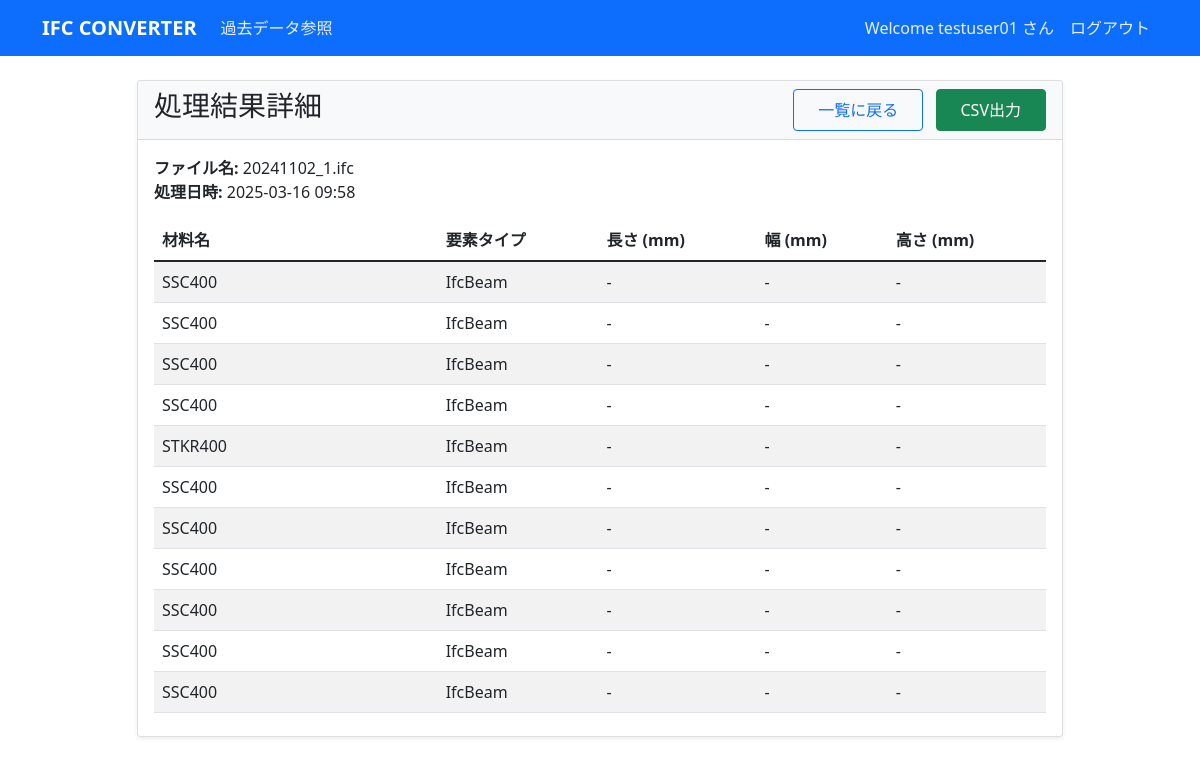
The page /results/1 (signed in) on the database its author committed.
### models.py (models this page shows, shortened)
class User(UserMixin, db.Model):
    id = db.Column(db.Integer, primary_key=True)
    username = db.Column(db.String(64), unique=True, nullable=False)
    email = db.Column(db.String(120), unique=True, nullable=False)
    password_hash = db.Column(db.String(256))

class IFCFile(db.Model):
    id = db.Column(db.Integer, primary_key=True)
    filename = db.Column(db.String(255), nullable=False)
    user_id = db.Column(db.Integer, db.ForeignKey('user.id'), nullable=False)
    upload_date = db.Column(db.DateTime, nullable=False)
    processed = db.Column(db.Boolean, default=False)
    results = db.relationship('ProcessResult', backref='ifc_file', lazy=True)

class ProcessResult(db.Model):
    id = db.Column(db.Integer, primary_key=True)
    ifc_file_id = db.Column(db.Integer, db.ForeignKey('ifc_file.id'), nullable=False)
    user_id = db.Column(db.Integer, db.ForeignKey('user.id'), nullable=False)
    processing_date = db.Column(db.DateTime, nullable=False, default=datetime.utcnow)
    material_data = db.Column(db.Text, nullable=False)  # JSON形式で材料データを保存
    def get_material_data(self):
        return json.loads(self.material_data)

### routes.py (the view)
@main_bp.route('/results/<int:result_id>')
@login_required
def view_result(result_id):
    result = ProcessResult.query.filter_by(
        id=result_id,
        user_id=current_user.id
    ).first_or_404()
    return render_template('result_detail.html', result=result)

### app.py (called while the page is built)
@login_manager.user_loader
def load_user(user_id):
    from models import User
    return User.query.get(int(user_id))

### templates/result_detail.html (shortened to what this page needs)
{% extends "base.html" %}
{% block content %}
<div class="row justify-content-center">
    <div class="col-md-10">
        <div class="card">
            <div class="card-header d-flex justify-content-between align-items-center">
                <h3>処理結果詳細</h3>
                <div>
                    <a href="{{ url_for('main.view_results') }}" class="btn btn-outline-primary me-2">一覧に戻る</a>
                    <form method="POST" action="{{ url_for('main.download_csv') }}" class="d-inline">
                        <button type="submit" class="btn btn-success">CSV出力</button>
                    </form>
                </div>
            </div>
            <div class="card-body">
                <div class="mb-3">
                    <strong>ファイル名:</strong> {{ result.ifc_file.filename }}<br>
                    <strong>処理日時:</strong> {{ result.processing_date.strftime('%Y-%m-%d %H:%M') }}
                </div>
                <div class="table-responsive">
                    <table class="table table-striped">
                        <thead>
                            <tr>
                                <th>材料名</th>
                                <th>要素タイプ</th>
                                <th>長さ (mm)</th>
                                <th>幅 (mm)</th>
                                <th>高さ (mm)</th>
                            </tr>
                        </thead>
                        <tbody>
                            {% for material in result.get_material_data() %}
                            <tr>
                                <td>{{ material.name or '-' }}</td>
                                <td>{{ material.element_type or '-' }}</td>
                                <td>{{ "%.2f"|format(material.length) if material.length else '-' }}</td>
                                <td>{{ "%.2f"|format(material.width) if material.width else '-' }}</td>
                                <td>{{ "%.2f"|format(material.height) if material.height else '-' }}</td>
                            </tr>
                            {% endfor %}
                        </tbody>
                    </table>
                </div>
            </div>
        </div>
    </div>
</div>
{% endblock %}

### templates/base.html (shortened to what this page needs)
<!DOCTYPE html>
<html lang="ja">
<head>
    <link href="https://cdn.jsdelivr.net/npm/bootstrap@5.1.3/dist/css/bootstrap.min.css" rel="stylesheet">
    <link href="{{ url_for('static', filename='css/custom.css') }}" rel="stylesheet">
</head>
<body>
    <nav class="navbar navbar-expand-lg navbar-dark bg-primary">
        <div class="container">
            <a class="navbar-brand fw-bold" href="{{ url_for('main.index') }}">IFC CONVERTER</a>
            <div class="collapse navbar-collapse" id="navbarNav">
                <ul class="navbar-nav">
                    {% if current_user.is_authenticated %}
                    <li class="nav-item">
                        <a class="nav-link" href="{{ url_for('main.view_results') }}">過去データ参照</a>
                    </li>
                    {% endif %}
                </ul>
                <ul class="navbar-nav ms-auto">
                    {% if current_user.is_authenticated %}
                    <li class="nav-item">
                        <span class="nav-link text-light">Welcome {{ current_user.username }} さん</span>
                    </li>
                    <li class="nav-item">
                        <a class="nav-link" href="{{ url_for('auth.logout') }}">ログアウト</a>
                    </li>
                    {% endif %}
                </ul>
            </div>
        </div>
    </nav>
    <div class="container mt-4">
        {% block content %}{% endblock %}
    </div>
</body>
</html>

### static/css/custom.css (style rules this page uses)
body { background-color: #ffffff; }
.card { margin-bottom: 2rem; border: 1px solid rgba(0, 0, 0, 0.125); box-shadow: 0 0.125rem 0.25rem rgba(0, 0, 0, 0.075); }
.card-header { background-color: #f8f9fa; border-bottom: 1px solid rgba(0, 0, 0, 0.125); }
.table { margin-bottom: 0; }
.btn { padding: 0.5rem 1.5rem; }
.table-responsive { max-height: 500px; overflow-y: auto; }
.nav-link { color: rgba(255, 255, 255, 0.9) !important; }

### rows shown on the page
User: username "testuser01"
IFCFile: ifc_file.filename "20241102_1.ifc"
ProcessResult: processing_date "2025-03-16 09:58"

### other values the page prints
{{ material.name or '-' }} "SSC400" "SSC400" "SSC400" "SSC400" "STKR400" "SSC400" "SSC400" "SSC400" "SSC400" "SSC400" "SSC400"
{{ material.element_type or '-' }} "IfcBeam" "IfcBeam" "IfcBeam" "IfcBeam" "IfcBeam" "IfcBeam" "IfcBeam" "IfcBeam" "IfcBeam" "IfcBeam" "IfcBeam"
{{ "%.2f"|format(material.length) if material.length else '-' }} "-" "-" "-" "-" "-" "-" "-" "-" "-" "-" "-"
{{ "%.2f"|format(material.width) if material.width else '-' }} "-" "-" "-" "-" "-" "-" "-" "-" "-" "-" "-"
{{ "%.2f"|format(material.height) if material.height else '-' }} "-" "-" "-" "-" "-" "-" "-" "-" "-" "-" "-"
